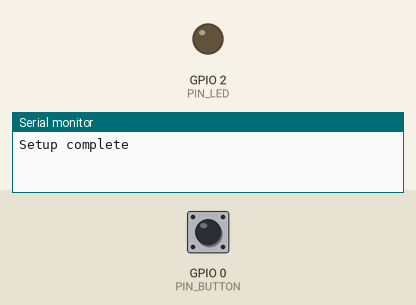
This sketch was run on a simulated ESP32. Parts: output pins drawn as LEDs (lit = HIGH), the last lines printed to the serial monitor. Dashed ring = blinking. Inputs (shaded band) come from the test bench; at power-on: GPIO 0 (PIN_BUTTON) HIGH.

Above: at 1.2 s.
1.3 s: GPIO 0 (PIN_BUTTON) pulled LOW for 1 s
At 2.6 s:
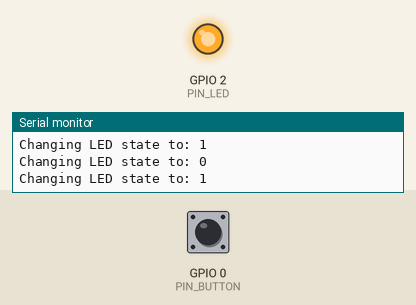
3.8 s: GPIO 0 (PIN_BUTTON) pulled LOW for 0.15 s
At 5.0 s:
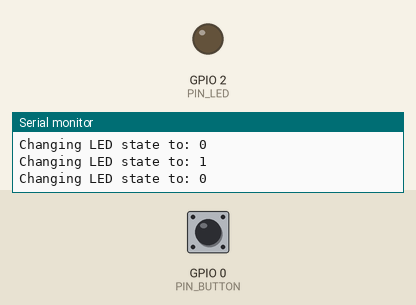
5.4 s: GPIO 0 (PIN_BUTTON) pulled LOW for 3.2 s
At 5.55 s:
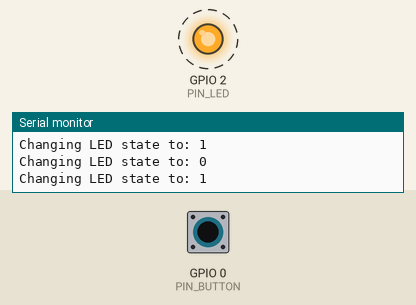
Timing chart, 0 to 9.9 s (numbered marks = the images above; inputs shaded):
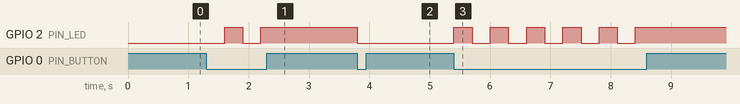

The sketch:

03-button.ino
```cpp
#define PIN_LED 2
#define PIN_BUTTON 0
#define DEBOUNCE_DELAY 300

bool currentLEDState = true;
unsigned long lastDebounceTime = 0;

void setup(){

  pinMode(PIN_LED, OUTPUT);
  pinMode(PIN_BUTTON, INPUT);

  Serial.begin(115200);
  Serial.println("Setup complete");
}


void loop(){

  int reading = digitalRead(PIN_BUTTON);
  unsigned long currentTime = millis();

  if((reading == LOW)
    && ((currentTime - lastDebounceTime) > DEBOUNCE_DELAY)){
    // Process the button press if we have exceed the debounce time

	lastDebounceTime = currentTime;
    currentLEDState = !currentLEDState;

    Serial.print("Changing LED state to: ");
    Serial.println(currentLEDState);

    digitalWrite(PIN_LED, currentLEDState);
  }

}
```

Measured:
- after the input at 1.3 s, GPIO 2 (PIN_LED): LOW → HIGH after 0.30 s, → LOW 0.30 s later, → HIGH 0.30 s later
- after the input at 3.8 s, GPIO 2 (PIN_LED): HIGH → LOW at once
- after the input at 5.4 s, GPIO 2 (PIN_LED): alternates HIGH for 0.30 s and LOW for 0.30 s, 11 changes in all, then stays HIGH, starting at once
